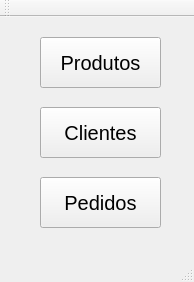
<?xml version="1.0" encoding="UTF-8"?>
<ui version="4.0">
 <class>MainWindow</class>
 <widget class="QMainWindow" name="MainWindow">
  <property name="geometry">
   <rect>
    <x>0</x>
    <y>0</y>
    <width>194</width>
    <height>282</height>
   </rect>
  </property>
  <property name="windowTitle">
   <string>eComerce</string>
  </property>
  <widget class="QWidget" name="centralwidget">
   <widget class="QPushButton" name="btnProdutos">
    <property name="geometry">
     <rect>
      <x>40</x>
      <y>20</y>
      <width>121</width>
      <height>51</height>
     </rect>
    </property>
    <property name="font">
     <font>
      <pointsize>15</pointsize>
     </font>
    </property>
    <property name="text">
     <string>Produtos</string>
    </property>
   </widget>
   <widget class="QPushButton" name="btnClientes">
    <property name="geometry">
     <rect>
      <x>40</x>
      <y>90</y>
      <width>121</width>
      <height>51</height>
     </rect>
    </property>
    <property name="font">
     <font>
      <pointsize>15</pointsize>
     </font>
    </property>
    <property name="text">
     <string>Clientes</string>
    </property>
   </widget>
   <widget class="QPushButton" name="btnPedidos">
    <property name="geometry">
     <rect>
      <x>40</x>
      <y>160</y>
      <width>121</width>
      <height>51</height>
     </rect>
    </property>
    <property name="font">
     <font>
      <pointsize>15</pointsize>
     </font>
    </property>
    <property name="text">
     <string>Pedidos</string>
    </property>
   </widget>
   <widget class="QLabel" name="label">
    <property name="geometry">
     <rect>
      <x>200</x>
      <y>40</y>
      <width>321</width>
      <height>141</height>
     </rect>
    </property>
    <property name="text">
     <string/>
    </property>
    <property name="pixmap">
     <pixmap>images.png</pixmap>
    </property>
   </widget>
  </widget>
  <widget class="QMenuBar" name="menubar">
   <property name="geometry">
    <rect>
     <x>0</x>
     <y>0</y>
     <width>194</width>
     <height>21</height>
    </rect>
   </property>
  </widget>
  <widget class="QStatusBar" name="statusbar"/>
  <widget class="QToolBar" name="toolBar">
   <property name="windowTitle">
    <string>toolBar</string>
   </property>
   <attribute name="toolBarArea">
    <enum>TopToolBarArea</enum>
   </attribute>
   <attribute name="toolBarBreak">
    <bool>false</bool>
   </attribute>
  </widget>
 </widget>
 <resources/>
 <connections/>
</ui>
